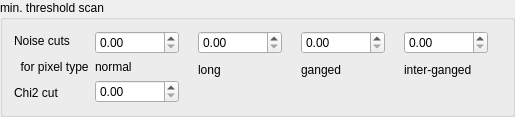
            <widget class="QGroupBox" name="minThrGroupBox">
             <property name="title">
              <string>min. threshold scan</string>
             </property>
             <layout class="QHBoxLayout" name="horizontalLayout_19">
              <item>
               <layout class="QHBoxLayout" name="horizontalLayout_8">
                <item>
                 <layout class="QVBoxLayout" name="verticalLayout_24">
                  <item>
                   <widget class="QLabel" name="minThrNoiseCutLabel">
                    <property name="text">
                     <string>Noise cuts</string>
                    </property>
                   </widget>
                  </item>
                  <item>
                   <widget class="QLabel" name="label_5">
                    <property name="text">
                     <string>  for pixel type</string>
                    </property>
                   </widget>
                  </item>
                  <item>
                   <widget class="QLabel" name="label_10">
                    <property name="text">
                     <string>Chi2 cut</string>
                    </property>
                   </widget>
                  </item>
                 </layout>
                </item>
                <item>
                 <layout class="QVBoxLayout" name="verticalLayout_20">
                  <item>
                   <widget class="QDoubleSpinBox" name="minThrsNoiseCutNormal">
                    <property name="minimum">
                     <double>0.000000000000000</double>
                    </property>
                    <property name="maximum">
                     <double>999999999.990000009536743</double>
                    </property>
                   </widget>
                  </item>
                  <item>
                   <widget class="QLabel" name="label_6">
                    <property name="text">
                     <string>normal</string>
                    </property>
                   </widget>
                  </item>
                  <item>
                   <widget class="QDoubleSpinBox" name="minThrsChi2Cut">
                    <property name="maximum">
                     <double>999999999.000000000000000</double>
                    </property>
                   </widget>
                  </item>
                 </layout>
                </item>
                <item>
                 <spacer name="horizontalSpacer_7">
                  <property name="orientation">
                   <enum>Qt::Horizontal</enum>
                  </property>
                  <property name="sizeHint" stdset="0">
                   <size>
                    <width>13</width>
                    <height>39</height>
                   </size>
                  </property>
                 </spacer>
                </item>
                <item>
                 <layout class="QVBoxLayout" name="verticalLayout_21">
                  <item>
                   <widget class="QDoubleSpinBox" name="minThrsNoiseCutLong">
                    <property name="minimum">
                     <double>0.000000000000000</double>
                    </property>
                    <property name="maximum">
                     <double>999999999.990000009536743</double>
                    </property>
                   </widget>
                  </item>
                  <item>
                   <widget class="QLabel" name="label_7">
                    <property name="text">
                     <string>long</string>
                    </property>
                   </widget>
                  </item>
                  <item>
                   <widget class="QLabel" name="label_11">
                    <property name="text">
                     <string/>
                    </property>
                   </widget>
                  </item>
                 </layout>
                </item>
                <item>
                 <spacer name="horizontalSpacer_8">
                  <property name="orientation">
                   <enum>Qt::Horizontal</enum>
                  </property>
                  <property name="sizeHint" stdset="0">
                   <size>
                    <width>13</width>
                    <height>39</height>
                   </size>
                  </property>
                 </spacer>
                </item>
                <item>
                 <layout class="QVBoxLayout" name="verticalLayout_22">
                  <item>
                   <widget class="QDoubleSpinBox" name="minThrsNoiseCutGanged">
                    <property name="minimum">
                     <double>0.000000000000000</double>
                    </property>
                    <property name="maximum">
                     <double>999999999.990000009536743</double>
                    </property>
                   </widget>
                  </item>
                  <item>
                   <widget class="QLabel" name="label_8">
                    <property name="text">
                     <string>ganged</string>
                    </property>
                   </widget>
                  </item>
                  <item>
                   <widget class="QLabel" name="label_12">
                    <property name="text">
                     <string/>
                    </property>
                   </widget>
                  </item>
                 </layout>
                </item>
                <item>
                 <spacer name="horizontalSpacer_9">
                  <property name="orientation">
                   <enum>Qt::Horizontal</enum>
                  </property>
                  <property name="sizeHint" stdset="0">
                   <size>
                    <width>13</width>
                    <height>39</height>
                   </size>
                  </property>
                 </spacer>
                </item>
                <item>
                 <layout class="QVBoxLayout" name="verticalLayout_23">
                  <item>
                   <widget class="QDoubleSpinBox" name="minThrsNoiseCutInterGanged">
                    <property name="minimum">
                     <double>0.000000000000000</double>
                    </property>
                    <property name="maximum">
                     <double>999999999.990000009536743</double>
                    </property>
                   </widget>
                  </item>
                  <item>
                   <widget class="QLabel" name="label_9">
                    <property name="text">
                     <string>inter-ganged</string>
                    </property>
                   </widget>
                  </item>
                  <item>
                   <widget class="QLabel" name="label_13">
                    <property name="text">
                     <string/>
                    </property>
                   </widget>
                  </item>
                 </layout>
                </item>
                <item>
                 <spacer name="horizontalSpacer_10">
                  <property name="orientation">
                   <enum>Qt::Horizontal</enum>
                  </property>
                  <property name="sizeHint" stdset="0">
                   <size>
                    <width>13</width>
                    <height>39</height>
                   </size>
                  </property>
                 </spacer>
                </item>
               </layout>
              </item>
             </layout>
            </widget>
